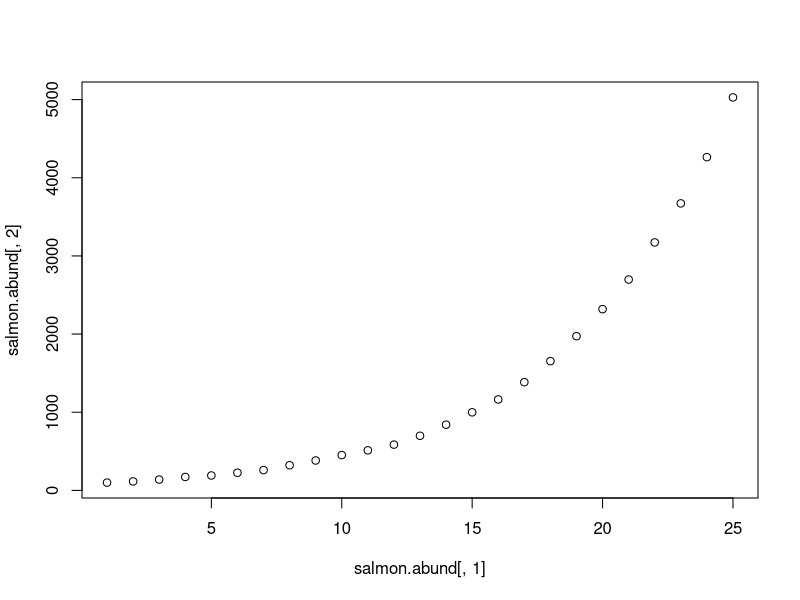

This chart was generated by the following R code:
##################################################
#Last edited by B. Goller on 08 March 2021
#Set up simple salmon IBM
##################################################
#Get the required packages
library(ggplot2)
##################################################
#Clear the workspace
rm(list = ls())
##################################################
##################################################
#DEFINE FUNCTIONS
##################################################
##################################################
#function that determines which fish reproduce, and how many offspring
#no generational overlap, so all adults from previous population die
reproduction <- function(return.fish, percent.repro, g.rate){
  return.fish$num.f1 <- rep(0,nrow(return.fish))
  repro.active <- sample(c(0,1), nrow(return.fish), prob = c(1-percent.repro, percent.repro), replace = TRUE)
  mean.offspring <- (nrow(return.fish)*g.rate)/sum(repro.active)
  return.fish$num.f1[repro.active==1] <- round(rnorm(sum(repro.active), mean = mean.offspring, sd = mean.offspring/10))
  return(return.fish$num.f1)
}
##################################################
#assign mass to fishies
nextgen.fish <- function(spawn.pop){
  nextgen <- data.frame(matrix(NA, sum(spawn.pop$num.f1), ncol(spawn.pop)))
  colnames(nextgen) <- colnames(spawn.pop)
  nextgen$fish.num <- c(1:nrow(nextgen))+max(spawn.pop$fish.num)
  #give offspring their parent's mass
  nextgen$mass <- unlist(apply(X = spawn.pop[,c(2,3)], MARGIN = 1, function(X) rep(X[1], X[2])))
  #keep track of parent fish.num
  nextgen$parent.num <- unlist(apply(X = spawn.pop[,c(1,3)], MARGIN = 1, function(X) rep(X[1], X[2])))
  return(nextgen)
}
##################################################
#assign mass to fishies
fatten.fish <- function(pop, mean, sd){
  masses <- rnorm(nrow(pop), mean = mean, sd = sd)
  return(masses)
}
##################################################
##################################################
#Model a population
#start with 100 fish
#carrying capacity (K) = 5000
#population growth rate 1.2 (120%)
pop.initial <- 100
habitat.K <- 5000
gen.growth <- 1.2
#will say that only half the fish reproduce
p.repro <- 0.5


salmon.df.init <- data.frame(matrix(NA, pop.initial, 4))
colnames(salmon.df.init) <- c("fish.num", "mass", "num.f1","parent.num")
salmon.df.init$fish.num <- c(1:pop.initial)
salmon.df.init$mass <- fatten.fish(salmon.df.init, 8, 1)
salmon.df.init$num.f1 <- reproduction(salmon.df.init, p.repro, gen.growth)

salmon.gens <- NULL
salmon.gens[[1]] <- salmon.df.init
salmon.curr.gen <- salmon.df.init
for(g in 2:10){
  salmon.curr.gen <- nextgen.fish(salmon.curr.gen)
  salmon.curr.gen$num.f1 <- reproduction(salmon.curr.gen, p.repro, gen.growth)
  salmon.gens[[g]] <- salmon.curr.gen
}

salmon.gens2 <- NULL
salmon.gens2[[1]] <- salmon.df.init
salmon.curr.gen <- salmon.df.init
gen.count <- 1
while(nrow(salmon.curr.gen)<habitat.K){
  gen.count <- gen.count+1
  salmon.curr.gen <- nextgen.fish(salmon.curr.gen)
  salmon.curr.gen$num.f1 <- reproduction(salmon.curr.gen, p.repro, gen.growth)
  salmon.gens2[[gen.count]] <- salmon.curr.gen
}
sprintf("it took %i generations to get to carrying capacity!", gen.count)

salmon.abund <- matrix(NA, gen.count, 2)
for(a in 1:gen.count){
  salmon.abund[a,] <- c(a, nrow(salmon.gens2[[a]]))
}
plot(salmon.abund[,1], salmon.abund[,2])